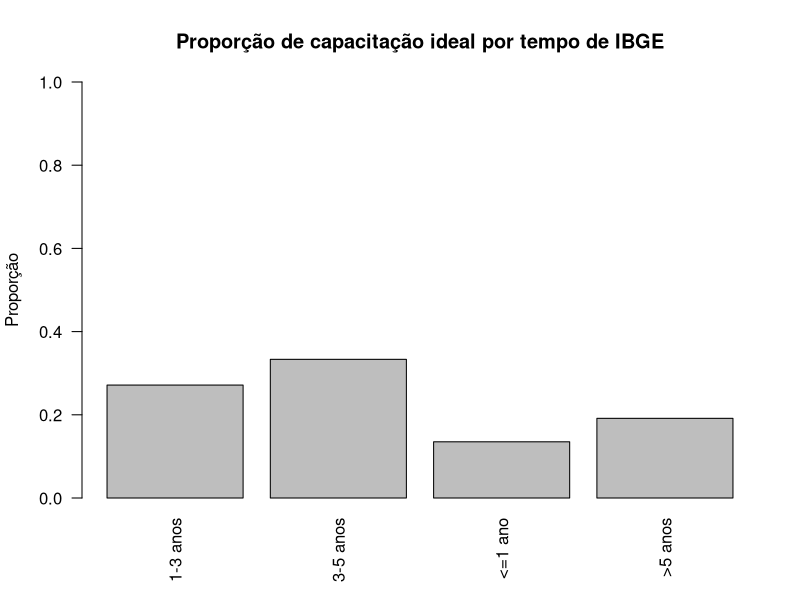

Source code (R):
## ---- chunk 1
set.seed(321)
library(dplyr)

n <- 300

entrevistadores <- tibble(
  id              = 1:n,
  tempo_ibge      = sample(c("<=1 ano", "1-3 anos", "3-5 anos", ">5 anos"),
                           size = n, replace = TRUE,
                           prob = c(0.20, 0.50, 0.15, 0.15)),
  tempo_pnad      = sample(c("<=6 meses", "6m-3 anos", "3-5 anos", ">5 anos"),
                           size = n, replace = TRUE,
                           prob = c(0.13, 0.65, 0.12, 0.10)),
  leu_manual      = rbinom(n, 1, 0.9),   # 1 = leu integralmente, 0 = não
  treinamento_comp= rbinom(n, 1, 0.8),   # recebeu treinamento completo
  considera_satisf= rbinom(n, 1, 0.9),   # considera treinamento satisfatório
  assistiu_exp    = rbinom(n, 1, 0.6),
  acompanhado_1   = rbinom(n, 1, 0.6)
) |>
  mutate(
    capac_ideal = if_else(
      leu_manual == 1 &
      treinamento_comp == 1 &
      considera_satisf == 1 &
      assistiu_exp == 1 &
      acompanhado_1 == 1,
      1L, 0L
    )
  )

dplyr::glimpse(entrevistadores)
## ---- chunk 2
prop_capac_ideal <- mean(entrevistadores$capac_ideal)
prop_capac_ideal

# IC aproximado usando normal
n <- nrow(entrevistadores)
se <- sqrt(prop_capac_ideal * (1 - prop_capac_ideal) / n)
ic_inf <- prop_capac_ideal - 1.96 * se
ic_sup <- prop_capac_ideal + 1.96 * se
c(ic_inf, ic_sup)
## ---- chunk 3
tab <- entrevistadores |>
  group_by(tempo_ibge) |>
  summarise(
    n = n(),
    prop_capac_ideal = mean(capac_ideal)
  )

tab

barplot(tab$prop_capac_ideal,
        names.arg = tab$tempo_ibge,
        las = 2,
        main = "Proporção de capacitação ideal por tempo de IBGE",
        ylab = "Proporção",
        ylim = c(0, 1))
